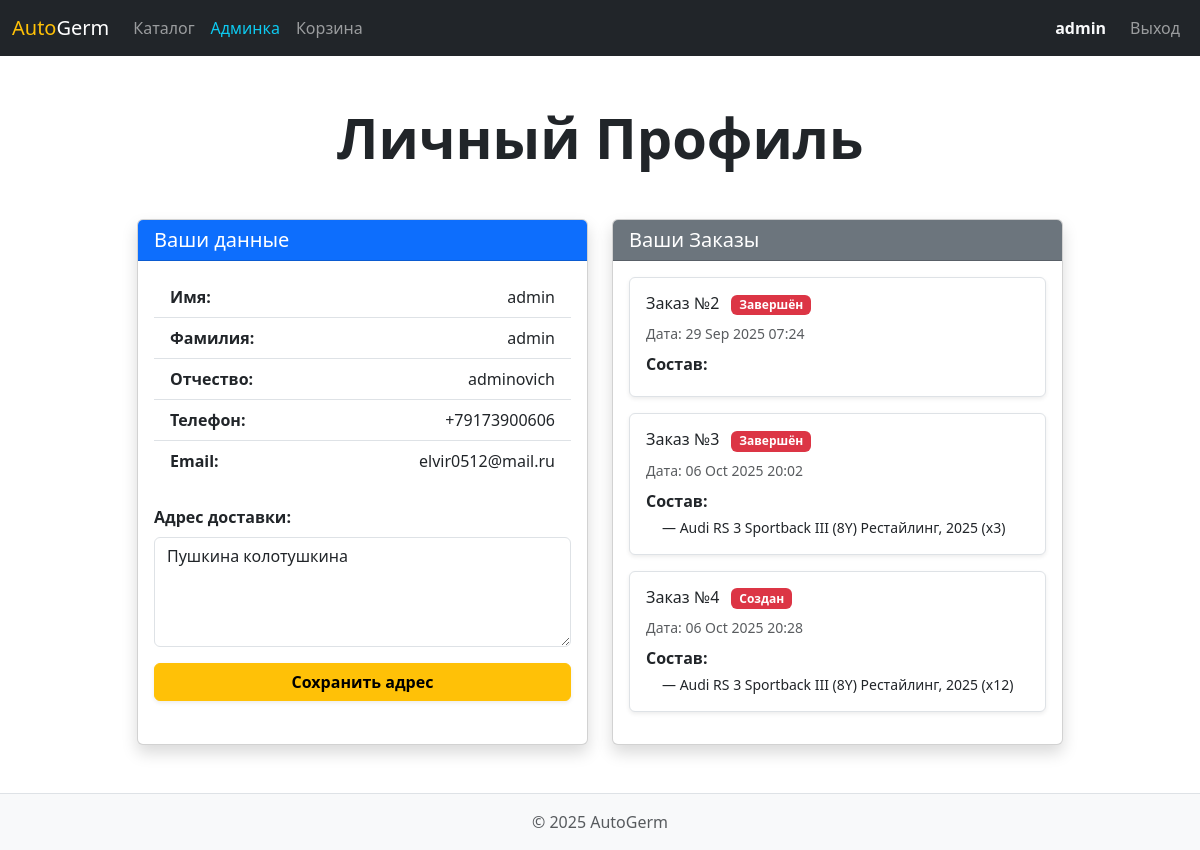
The app's page /profile/ (signed in) with its own data.
### main/models.py (models this page shows, shortened)
class User(AbstractUser):
    middle_name = models.CharField("Отчество", max_length=30, blank=True)
    phone = models.CharField("Номер телефона", max_length=20, unique=True)
    address = models.TextField("Адрес доставки", blank=True)
    username = None
    USERNAME_FIELD = 'phone'
    REQUIRED_FIELDS = []
    objects = UserManager()

class Order(models.Model):
    STATUS_CHOICES = [
        ('created', 'Создан'),
        ('processed', 'Обработан'),
        ('in_process', 'Авто в процессе'),
        ('in_delivery', 'Авто в доставке'),
        ('delivered', 'Доставлен'),
        ('completed', 'Завершён'),
    ]
    user = models.ForeignKey(User, on_delete=models.CASCADE, related_name='orders')
    created_at = models.DateTimeField(auto_now_add=True)
    status = models.CharField(max_length=20, choices=STATUS_CHOICES, default='created')
    address = models.TextField("Адрес доставки")

class OrderItem(models.Model):
    order = models.ForeignKey(Order, on_delete=models.CASCADE, related_name='items')
    car = models.ForeignKey(Car, on_delete=models.CASCADE)
    quantity = models.PositiveIntegerField(default=1)

class Car(models.Model):
    TRANSMISSION_CHOICES = [
        ('auto', 'Автомат'),
        ('manual', 'Механика'),
        ('robot', 'Робот'),
    ]
    FUEL_CHOICES = [
        ('petrol', 'Бензин'),
        ('diesel', 'Дизель'),
        ('electric', 'Электро'),
        ('hybrid', 'Гибрид'),
    ]
    DRIVE_CHOICES = [
        ('rear', 'Задний'),
        ('front', 'Передний'),
        ('full', 'Полный'),
    ]
    is_deleted = models.BooleanField(default=False)
    photo = models.ImageField("Фото", upload_to='cars/')
    price = models.DecimalField("Стоимость", max_digits=10, decimal_places=2)
    power = models.PositiveIntegerField("Лошадиные силы")
    mileage = models.PositiveIntegerField("Пробег (км)")
    transmission = models.CharField("Коробка передач", max_length=10, choices=TRANSMISSION_CHOICES)
    color = models.CharField("Цвет", max_length=50)
    drive = models.CharField("Привод", max_length=10, choices=DRIVE_CHOICES)
    fuel_type = models.CharField("Тип топлива", max_length=10, choices=FUEL_CHOICES)
    configuration = models.CharField("Название", max_length=100)
    configuration_desc = models.TextField("Описание", blank=True)
    objects = ActiveCarManager()
    all_objects = models.Manager()

### main/views.py (the view, shortened to what this page needs)
# urls.py: path('profile/', views.profile, name='profile'),
@login_required
def profile(request):
    user = request.user
    orders = user.orders.all()
    return render(request, 'main/profile.html', {'user': user, 'orders': orders})

### main/templates/main/profile.html (shortened to what this page needs)
{% extends 'main/base.html' %}
{% block content %}
<div class="row justify-content-center">
    <div class="col-12 col-md-11 col-lg-10">
        <h2 class="display-4 fw-bold text-center mb-5 text-dark">Личный Профиль</h2>
        <div class="row g-4">
            <div class="col-lg-6">
                <div class="card shadow h-100">
                    <div class="card-header bg-primary text-white h5">
                        Ваши данные
                    </div>
                    <div class="card-body">
                        <ul class="list-group list-group-flush mb-4">
                            <li class="list-group-item d-flex justify-content-between">
                                <strong>Имя:</strong> <span>{{ user.first_name|default:'Не указано' }}</span>
                            </li>
                            <li class="list-group-item d-flex justify-content-between">
                                <strong>Фамилия:</strong> <span>{{ user.last_name|default:'Не указано' }}</span>
                            </li>
                            <li class="list-group-item d-flex justify-content-between">
                                <strong>Отчество:</strong> <span>{{ user.middle_name|default:'Не указано' }}</span>
                            </li>
                            <li class="list-group-item d-flex justify-content-between">
                                <strong>Телефон:</strong> <span>{{ user.phone|default:'Не указано' }}</span>
                            </li>
                            <li class="list-group-item d-flex justify-content-between">
                                <strong>Email:</strong> <span>{{ user.email|default:'Не указано' }}</span>
                            </li>
                        </ul>
                        <form method="post" class="mt-3">
                            <label for="address" class="form-label fw-bold">Адрес доставки:</label>
                            <textarea name="address" id="address" class="form-control mb-3" rows="4" placeholder="Введите ваш полный адрес доставки">{{ user.address }}</textarea>
                            <button type="submit" class="btn btn-warning w-100 fw-bold shadow-sm">
                                Сохранить адрес
                            </button>
                        </form>
                    </div>
                </div>
            </div>
            <div class="col-lg-6">
                <div class="card shadow h-100">
                    <div class="card-header bg-secondary text-white h5">
                        Ваши Заказы
                    </div>
                    <div class="card-body">
                        <ul class="list-group list-group-flush">
                            {% for order in orders %}
                            <li class="list-group-item mb-3 p-3 border rounded shadow-sm">
                                <h6 class="mb-2">
                                    Заказ №{{ order.id }}
                                    {% if order.status == 'new' %}
                                        <span class="badge bg-info text-dark ms-2">{{ order.get_status_display }}</span>
                                    {% elif order.status == 'processing' %}
                                        <span class="badge bg-warning text-dark ms-2">{{ order.get_status_display }}</span>
                                    {% elif order.status == 'shipped' %}
                                        <span class="badge bg-primary ms-2">{{ order.get_status_display }}</span>
                                    {% elif order.status == 'delivered' %}
                                        <span class="badge bg-success ms-2">{{ order.get_status_display }}</span>
                                    {% else %}
                                        <span class="badge bg-danger ms-2">{{ order.get_status_display }}</span>
                                    {% endif %}
                                </h6>
                                <small class="text-muted d-block mb-2">Дата: {{ order.created_at|date:"d M Y H:i" }}</small>
                                <strong class="d-block mb-1">Состав:</strong>
                                <ul class="list-unstyled ms-3 small">
                                    {% for item in order.items.all %}
                                        <li>— {{ item.car.configuration }} (x{{ item.quantity }})</li>
                                    {% endfor %}
                                </ul>
                            </li>
                            {% empty %}
                            <li class="list-group-item text-center text-muted">Заказы отсутствуют.</li>
                            {% endfor %}
                        </ul>
                    </div>
                </div>
            </div>
        </div>
    </div>
</div>
{% endblock %}

### main/templates/main/base.html (shortened to what this page needs)
<!DOCTYPE html>
<html lang="ru">
<head>
    <link href="https://cdn.jsdelivr.net/npm/bootstrap@5.3.3/dist/css/bootstrap.min.css" rel="stylesheet">
    <link rel="stylesheet" href="https://cdn.jsdelivr.net/npm/bootstrap-icons@1.11.3/font/bootstrap-icons.min.css">
    <link rel="stylesheet" href="../../../static/css/styles.css">
</head>
<body>
<header>
    <nav class="navbar navbar-expand-lg navbar-dark bg-dark">
        <div class="container-fluid">
            <a class="navbar-brand" href="{% url 'home' %}">
                <span class="text-warning">Auto</span>Germ
            </a>
            <div class="collapse navbar-collapse" id="navbarNav">
                <ul class="navbar-nav me-auto mb-2 mb-lg-0">
                    <li class="nav-item">
                        <a class="nav-link" href="{% url 'catalog' %}">Каталог</a>
                    </li>
                    {% if user.is_authenticated %}
                        {% if user.is_superuser %}
                            <li class="nav-item">
                                <a class="nav-link text-info" href="{% url 'admin_page' %}">Админка</a>
                            </li>
                        {% endif %}
                        <li class="nav-item">
                            <a class="nav-link" href="{% url 'cart' %}">Корзина</a>
                        </li>
                    {% endif %}
                </ul>
                <ul class="navbar-nav">
                    {% if user.is_authenticated %}
                        <li class="nav-item">
                            <a class="nav-link text-light fw-bold" href="{% url 'profile' %}">{{ user.first_name|default:'Профиль' }}</a>
                        </li>
                        <li class="nav-item">
                            <a class="nav-link btn btn-outline-danger btn-sm ms-lg-2 mt-2 mt-lg-0" href="{% url 'logout' %}">Выход</a>
                        </li>
                    {% endif %}
                </ul>
            </div>
        </div>
    </nav>
</header>
<main class="container my-5">
    {% block content %}
    {% endblock %}
</main>
<footer class="footer mt-auto py-3 bg-light border-top">
    <div class="container text-center">
        <p class="text-muted mb-0">© 2025 AutoGerm</p>
    </div>
</footer>
</body>
</html>

### static/css/styles.css (style rules this page uses)
.list-group-flush .list-group-item { border-right: 0; border-left: 0; border-radius: 0; }

### records on screen
User: first_name "admin", last_name "admin", middle_name "adminovich", phone "+79173900606", email "elvir0512@mail.ru", address "Пушкина колотушкина"
Order: id "2", status "Завершён", created_at "29 Sep 2025 07:24"
Order: id "3", status "Завершён", created_at "06 Oct 2025 20:02"
OrderItem: car.configuration "Audi RS 3 Sportback III (8Y) Рестайлинг, 2025", quantity "3"
Order: id "4", status "Создан", created_at "06 Oct 2025 20:28"
OrderItem: car.configuration "Audi RS 3 Sportback III (8Y) Рестайлинг, 2025", quantity "12"
